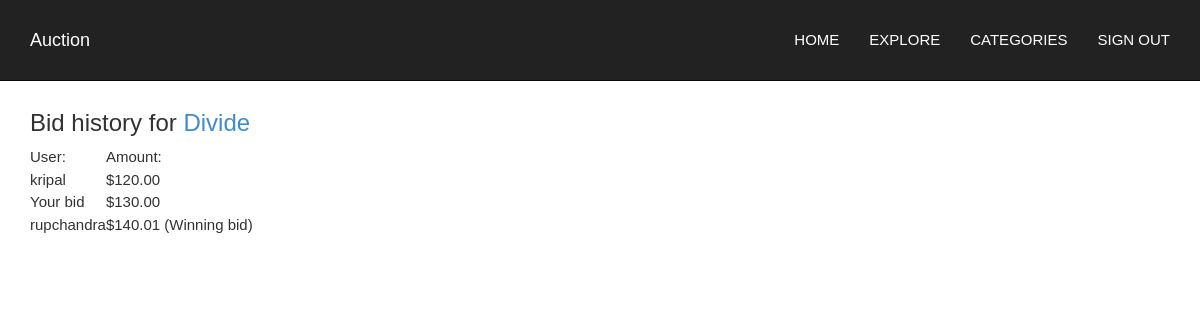
/item/auction/2/bids/ (signed in), run on the app's committed database.
### bidding/models.py (models this page shows, shortened)
class AuctionEvent(models.Model):
    item = models.ForeignKey(Item, related_name='auction_events')
    shipping_method = models.IntegerField(choices=AUCTION_EVENT_SHIPPING_CHOICES)
    shipping_detail = models.CharField(max_length=100, blank=True)
    payment_detail = models.CharField(max_length=200, blank=True)
    start_time = models.DateTimeField(help_text=u'Format (Hour & Minute are optional): 10/25/2006 14:30')
    end_time = models.DateTimeField(help_text=u'Format (Hour & Minute are optional): 10/25/2006 14:30')
    starting_price = models.DecimalField(default=Decimal('0.00'), max_digits=5, decimal_places=2)
    shipping_fee = models.DecimalField(default=Decimal('0.00'), max_digits=5, decimal_places=2)
    reserve_price = models.DecimalField(default=Decimal('0.00'), blank=True, max_digits=5, decimal_places=2)
    winning_bidder = models.ForeignKey(User, related_name='won_auctions', blank=True, null=True)
    objects = AuctionEventManager()
    class Meta:
        ordering = ['-id']

class Item(models.Model):
    title = models.CharField(max_length=200)
    description = models.TextField(blank=True)
    condition = models.IntegerField(choices=AUCTION_ITEM_CONDITION_CHOICES)
    seller = models.ForeignKey(User, related_name='auction_seller')
    category = models.ForeignKey(ItemCategory, related_name='auction_items')
    status = models.IntegerField(choices=AUCTION_ITEM_STATUS_CHOICES, default=AUCTION_ITEM_STATUS_IDLE)
    image = models.ImageField(upload_to='item/', default=settings.MEDIA_ROOT+'default/'+'fairy-tail.jpg')
    class Meta:
        ordering = ['-id']

class Bid(models.Model):
    auction_event = models.ForeignKey(AuctionEvent, related_name='bids')
    bidder = models.ForeignKey(User, related_name='bids')
    amount = models.DecimalField(default=Decimal('0.00'), max_digits=5, decimal_places=2, help_text='All bids are final. Price in US dollars.')

### bidding/views.py (the view)
# urls.py: url(r'^item/auction/(?P<pk>\d+)/bids/$', view_bid_history, name='view_bid_history'),
@login_required
def view_bid_history(request, pk):
    try:
        auction_event = AuctionEvent.objects.get(pk=pk)
    except AuctionEvent.DoesNotExist:
        raise Http404
    bids = auction_event.bids.all()
    if bids.count():
        highest_bid = auction_event.bids.order_by('-amount')[0]
    else:
        highest_bid = None
    context = {
        'auction_event': auction_event,
        'highest_bid': highest_bid,
        'bids': bids
              }
    return render(request, 'bidapp/view_bid_history.html', context)

### bidding/templates/bidapp/view_bid_history.html (shortened to what this page needs)
{% extends "bidapp/base.html" %}
{% load static from staticfiles %}
{% block body %}
    <h3>Bid history for <a href="{% url 'view_auction_event' auction_event.pk %}">{{ auction_event.item.title|title }}</a></h3>
    <table cellpadding=0 cellspacing=0 class="contenttable">
        <thead>
            <tr>
                <td>User:</td>
                <td>Amount:</td>
            </tr>
        </thead>
        <tbody>
            {% for bid in bids %}
                <tr>
                    <td>{% ifequal auction_event.item.seller request.user %}<a href="">{{ bid.bidder.username }}</a>{% else %}{% ifequal bid.bidder request.user %}Your bid{% else %}{{ bid.bidder.username }}{% endifequal %}{% endifequal %}</td>
                    <td>${{ bid.amount }}{% ifequal highest_bid bid %} (Winning bid){% endifequal %}</td>
                </tr>
            {% endfor %}
        </tbody>
    </table>
{% endblock %}

### bidding/static/css/style.css (style rules this page uses)
body { font-family: 'Source Sans Pro', sans-serif; line-height: 1.5; color: #323232; font-size: 15px; font-weight: 400; text-rendering: optimizeLegibility; -webkit-font-smoothing: antialiased; -moz-font-smoothing: antialiased; }

### data on the page
AuctionEvent: item "Divide"
Bid: bidder.username "kripal", amount "120.00"
Bid: amount "130.00"
Bid: bidder.username "rupchandra", amount "140.01"
